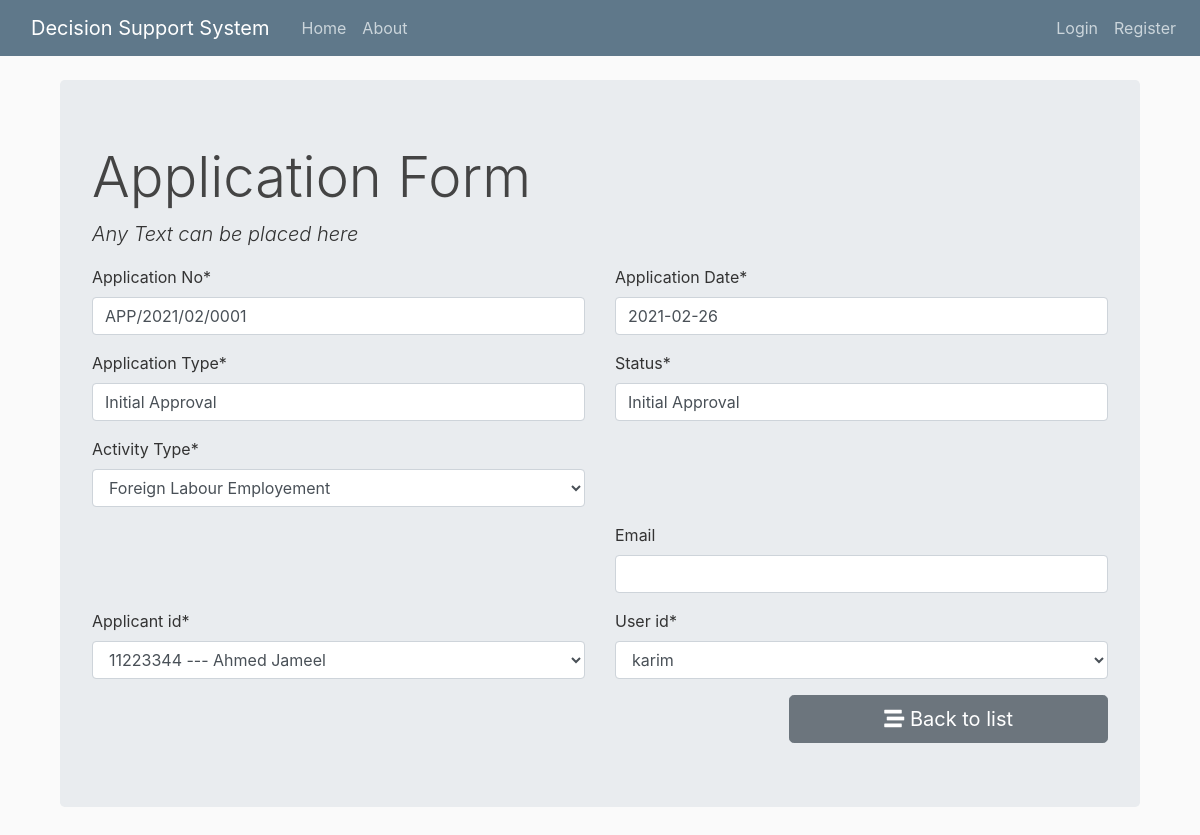
Page /application/1/update/ on the committed database.
### app/models.py (models this page shows, shortened)
class Application(models.Model):
    activity_type_list = (
        ('demostic', 'Demostic Labour Employment'),
        ('foreign', 'Foreign Labour Employement'),
        ('local', 'Bahraini Labour Employment')
    )
    financial_guarantee_list = (
        ('manager_cheque', 'Manager Cheque'),
        ('bank_guarantee', 'Bank Guarantee')
    )
    intial_approval_list = (
        ('approve', 'Approve'),
        ('reject', 'Reject')
    )
    app_no = models.CharField(_("Application No"), max_length=50, default='Draft Application')
    app_date = models.DateField(_("Application Date"), default=datetime.date.today)
    app_type = models.CharField(_("Application Type"), max_length=50, default='Initial Approval')
    app_status = models.CharField(_("Status"), max_length=50, default='Draft')
    activty_type = models.CharField(_("Activity Type"), max_length=50, choices=activity_type_list)
    staff_comments = models.TextField(_("Comments"), blank=True)
    manager_comments = models.TextField(_("Manager Comments"), blank=True)
    intial_approval = models.CharField(_("Manager Decision"), max_length=50, choices=intial_approval_list, blank=True)
    financial_guarantee = models.CharField(_("Financial Guarantee"), max_length=50, choices=financial_guarantee_list, blank=True)
    financial_guarantee_expiry_date = models.DateField(_("Financial Guarantee Expiry Date"), null=True, blank=True)
    cr = models.CharField(_("CR No"), max_length=50, blank=True)
    cr_reg_date = models.DateField(_("Registration Date"), null=True, blank=True)
    full_en_name = models.CharField(_("Commercial Eng Name"), max_length=250, blank=True)
    license_no = models.CharField(_("License No"), max_length=50, blank=True)
    license_expiry_date = models.DateField(_("License Expiry Date"), null=True, blank=True)
    flat_no = models.IntegerField(_("Flat No"), default=0)
    building_no = models.IntegerField(_("Building No"), default=0)
    road_no = models.IntegerField(_("Road No"), default=0)
    area = models.CharField(_("Area"), max_length=50, blank=True)
    contact1 = models.CharField(_("Phone"), max_length=50, blank=True)
    contact2 = models.CharField(_("Fax"), max_length=50, blank=True)
    email = models.EmailField(_("Email"), max_length=254, blank=True)
    fh_flat_no = models.IntegerField(_("Flat No"), default=0)
    fh_building_no = models.IntegerField(_("Building No"), default=0)
    fh_road_no = models.IntegerField(_("Road No"), default=0)
    fh_area = models.CharField(_("Area"), max_length=50, blank=True)
    fh_contact1 = models.CharField(_("Phone"), max_length=50, blank=True)
    fh_contact2 = models.CharField(_("Fax"), max_length=50, blank=True)
    qsreq = models.IntegerField(_("Uploaded Documents"), default=0)
    qnreq = models.IntegerField(_("Org Required Documents"), default=1)
    dreq = models.FloatField(_("Adequacy of Requirements Level"), default=0)
    qsrec = models.IntegerField(_("Satisfying Recommendations"), default=0)
    qnrec = models.IntegerField(_("All Recommendations"), default=1)
    drec = models.FloatField(_("Adequacy of Recommendations Level"), default=0)
    cr_doc = models.FileField(_("CR Doc"), upload_to='doc_library', max_length=100, null=True, blank=True)
    bank_statement_doc = models.FileField(_("Bank Statement Doc"), upload_to='doc_library', max_length=100, null=True, blank=True)
    lmra_agreement = models.FileField(_("LMRA Agreement"), upload_to='doc_library', max_length=100, null=True, blank=True)
    cert1_doc = models.FileField(_("MOIS Cert"), upload_to='doc_library', max_length=100, null=True, blank=True)
    cert2_doc = models.FileField(_("MOH Cert"), upload_to='doc_library', max_length=100, null=True, blank=True)
    cert3_doc = models.FileField(_("MOL Cert"), upload_to='doc_library', max_length=100, null=True, blank=True)
    cr_rent_doc = models.FileField(_("CR Rental Agreement Doc"), upload_to='doc_library', max_length=100, null=True, blank=True)
    fh_rent_doc = models.FileField(_("Temp FH Rental Agreement Doc"), upload_to='doc_library', max_length=100, null=True, blank=True)
    cr_ewa_bill_doc = models.FileField(_("CR EWA Bill Doc"), upload_to='doc_library', max_length=100, null=True, blank=True)
    fh_ewa_bill_doc = models.FileField(_("Temp FH EWA Bill Doc"), upload_to='doc_library', max_length=100, null=True, blank=True)
    employment_office_receipt = models.FileField(_("Employment Office Receipt"), upload_to='doc_library', max_length=100, null=True, blank=True)
    applicant_id = models.ForeignKey(Applicant, verbose_name=_(""), on_delete=models.CASCADE)
    user_id = models.ForeignKey(User, verbose_name=_(""), on_delete=models.CASCADE)

### app/views.py (the view, shortened to what this page needs)
# urls.py: path('application/<int:id>/update/', views.application_form,name='application_update'),
def application_form(request, id=0):
    if request.method == "GET":
        if id == 0:
            form = ApplicationForm()
        else:
            application = Application.objects.get(pk=id)
            form = ApplicationForm(instance=application)
        return render(request, "app/application_form.html", {'form': form})

### app/models.py (called while the page is built)
    def __str__(self):
        return self.cpr + ' --- ' + self.fullname

### app/templates/app/application_form.html (shortened to what this page needs)
{% extends "app/base.html" %} {% load crispy_forms_tags %} {% block content %}
<h1 class="display-4">Application Form</h1>
<p class="lead font-italic">Any Text can be placed here</p>
<form action="" method="post" autocomplete="off">
    <div class="row">
        <div class="form-group col-md-6 mb-0">
            {{ form.app_no|as_crispy_field }}
        </div>
        <div class="form-group col-md-6 mb-0">
            {{ form.app_date|as_crispy_field }}
        </div>
        <div class="form-group col-md-6 mb-0">
            {{ form.app_type|as_crispy_field }}
        </div>
        <div class="form-group col-md-6 mb-0">
            {{ form.app_status|as_crispy_field }}
        </div>
        <div class="form-group col-md-6 mb-0">
            {{ form.activty_type|as_crispy_field }}
        </div>
        <div class="form-group col-md-6 mb-0"></div>
        <div class="form-group col-md-6 mb-0">
        </div>
        <div class="form-group col-md-6 mb-0">
            {{ form.email|as_crispy_field }}
        </div>
        <div class="form-group col-md-6 mb-0">
            {{ form.applicant_id|as_crispy_field }}
        </div>
        <div class="form-group col-md-6 mb-0">
            {{ form.user_id|as_crispy_field }}
        </div>
    </div>
    <div class="row">
        <div class="col-md-8">
        </div>
        <div class="col-md-4">
            <a href="{% url 'application_list' %}" class="btn btn-secondary btn-block btn-lg"> <i class="fas fa-stream"></i> Back to list </a>
        </div>
    </div>
</form>
{% endblock content %}

### app/static/app/main.css (style rules this page uses)
body { background: #fafafa; color: #333333; margin-top: 5rem; }
h1, h2, h3, h4, h5, h6 { color: #444444; }

### rows in the picture
Application: app_no "APP/2021/02/0001", app_date "2021-02-26", app_type "Initial Approval", app_status "Initial Approval", activty_type "Foreign Labour Employement", applicant_id "11223344 --- Ahmed Jameel", user_id "karim"
